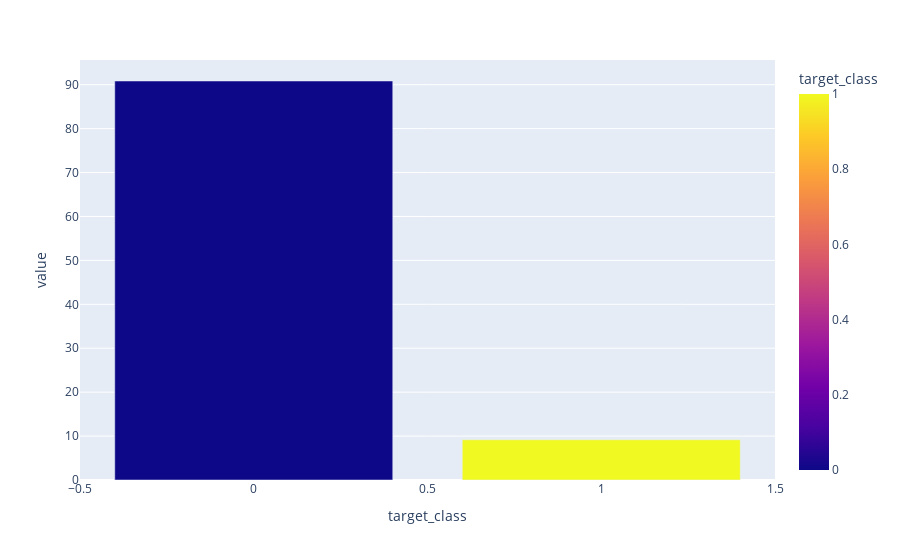

This figure's notebook cell:
### Code cell
contagem_target = df_stars.value_counts('target_class')
px.bar(contagem_target/len(df_stars) * 100, color=contagem_target.index)

### Figure 1 — Plotly figure (JSON) as saved in the notebook; plotly's stock layout.template omitted (floating-point values rounded to 4 significant figures)
{"data": [{"hovertemplate": "target_class=%{marker.color}<br>value=%{y}<extra></extra>", "legendgroup": "", "marker": {"color": [0, 1], "coloraxis": "coloraxis", "pattern": {"shape": ""}}, "name": "", "orientation": "v", "showlegend": false, "textposition": "auto", "type": "bar", "x": [0, 1], "xaxis": "x", "y": [90.84, 9.157], "yaxis": "y"}], "layout": {"barmode": "relative", "coloraxis": {"colorbar": {"title": {"text": "target_class"}}, "colorscale": [[0, "#0d0887"], [0.1111, "#46039f"], [0.2222, "#7201a8"], [0.3333, "#9c179e"], [0.4444, "#bd3786"], [0.5556, "#d8576b"], [0.6667, "#ed7953"], [0.7778, "#fb9f3a"], [0.8889, "#fdca26"], [1, "#f0f921"]]}, "legend": {"tracegroupgap": 0}, "margin": {"t": 60}, "xaxis": {"anchor": "y", "domain": [0, 1], "title": {"text": "target_class"}}, "yaxis": {"anchor": "x", "domain": [0, 1], "title": {"text": "value"}}}}
